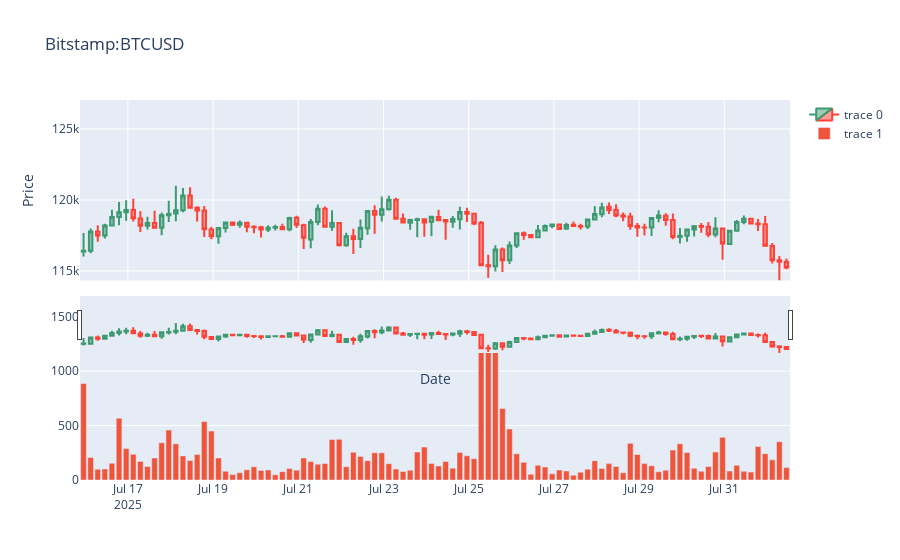

Notebook source saved alongside this figure:
### Code cell
symbol = symbols[0]
print(f'Visualize data {symbol}')
# Visualize
fig = make_subplots(rows=2, cols=1, shared_xaxes=True, vertical_spacing=0.05)

fig.add_trace(go.Candlestick(x=historical_data[symbol].index,
                    open=historical_data[symbol].open,
                    high=historical_data[symbol].high,
                    low=historical_data[symbol].low,
                    close=historical_data[symbol].close,
                    ), row=1, col=1)
set_ylim = (historical_data[symbol].low.min(), historical_data[symbol].high.max() * 1.05)

fig.add_trace(go.Bar(x=historical_data[symbol].index,
                    y=historical_data[symbol].volume,
                    ), row=2, col=1)

fig.update_layout(title=f'{symbol}',
                  yaxis_range=(set_ylim[0], set_ylim[1]),
                  xaxis_title='Date',
                  yaxis_title='Price')
fig.show()
